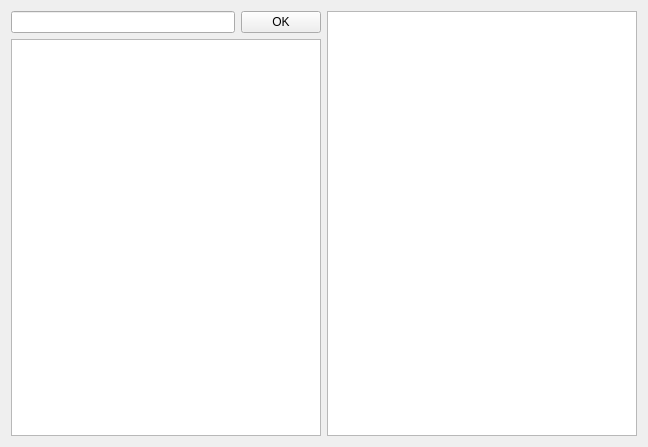
<?xml version="1.0" encoding="UTF-8"?>
<ui version="4.0">
 <class>MyWin</class>
 <widget class="QWidget" name="MyWin">
  <property name="geometry">
   <rect>
    <x>0</x>
    <y>0</y>
    <width>648</width>
    <height>447</height>
   </rect>
  </property>
  <property name="windowTitle">
   <string>MyWin</string>
  </property>
  <layout class="QHBoxLayout" name="horizontalLayout_2">
   <item>
    <layout class="QVBoxLayout" name="verticalLayout">
     <item>
      <layout class="QHBoxLayout" name="horizontalLayout">
       <item>
        <widget class="QLineEdit" name="lineEdit"/>
       </item>
       <item>
        <widget class="QPushButton" name="pushButton">
         <property name="text">
          <string>OK</string>
         </property>
        </widget>
       </item>
      </layout>
     </item>
     <item>
      <widget class="QPlainTextEdit" name="plainTextEdit"/>
     </item>
    </layout>
   </item>
   <item>
    <widget class="QTextEdit" name="textEdit"/>
   </item>
  </layout>
 </widget>
 <layoutdefault spacing="6" margin="11"/>
 <resources/>
 <connections/>
</ui>
